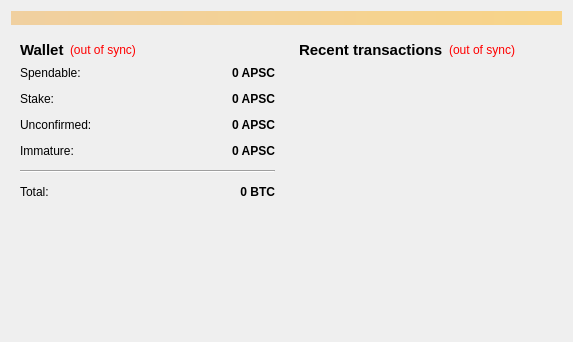
<?xml version="1.0" encoding="UTF-8"?>
<ui version="4.0">
 <class>OverviewPage</class>
 <widget class="QWidget" name="OverviewPage">
  <property name="geometry">
   <rect>
    <x>0</x>
    <y>0</y>
    <width>573</width>
    <height>342</height>
   </rect>
  </property>
  <property name="windowTitle">
   <string>Form</string>
  </property>
  <layout class="QVBoxLayout" name="topLayout">
   <item>
    <widget class="QLabel" name="labelAlerts">
     <property name="visible">
      <bool>false</bool>
     </property>
     <property name="styleSheet">
      <string notr="true">background-color: qlineargradient(x1: 0, y1: 0, x2: 1, y2: 0, stop:0 #F0D0A0, stop:1 #F8D488);  color:#000000
</string>
     </property>
     <property name="wordWrap">
      <bool>true</bool>
     </property>
     <property name="margin">
      <number>3</number>
     </property>
    </widget>
   </item>
   <item>
    <layout class="QHBoxLayout" name="horizontalLayout" stretch="1,1">
     <item>
      <layout class="QVBoxLayout" name="verticalLayout_2">
       <item>
        <widget class="QWidget" name="widget" native="true">
         <layout class="QVBoxLayout" name="verticalLayout_4">
          <item>
           <layout class="QHBoxLayout" name="horizontalLayout_4">
            <item>
             <widget class="QLabel" name="label_5">
              <property name="font">
               <font>
                <pointsize>11</pointsize>
                <weight>75</weight>
                <bold>true</bold>
               </font>
              </property>
              <property name="text">
               <string>Wallet</string>
              </property>
             </widget>
            </item>
            <item>
             <widget class="QLabel" name="labelWalletStatus">
              <property name="toolTip">
               <string>The displayed information may be out of date. Your wallet automatically synchronizes with the Agora network after a connection is established, but this process has not completed yet.</string>
              </property>
              <property name="styleSheet">
               <string notr="true">QLabel { color: red; }</string>
              </property>
              <property name="text">
               <string notr="true">(out of sync)</string>
              </property>
              <property name="alignment">
               <set>Qt::AlignLeading|Qt::AlignLeft|Qt::AlignVCenter</set>
              </property>
             </widget>
            </item>
            <item>
             <spacer name="horizontalSpacer_2">
              <property name="orientation">
               <enum>Qt::Horizontal</enum>
              </property>
              <property name="sizeHint" stdset="0">
               <size>
                <width>40</width>
                <height>20</height>
               </size>
              </property>
             </spacer>
            </item>
           </layout>
          </item>
          <item>
           <layout class="QFormLayout" name="formLayout_2">
            <property name="fieldGrowthPolicy">
             <enum>QFormLayout::AllNonFixedFieldsGrow</enum>
            </property>
            <property name="horizontalSpacing">
             <number>12</number>
            </property>
            <property name="verticalSpacing">
             <number>12</number>
            </property>
            <item row="0" column="0">
             <widget class="QLabel" name="label">
              <property name="text">
               <string>Spendable:</string>
              </property>
             </widget>
            </item>
            <item row="0" column="1">
             <widget class="QLabel" name="labelBalance">
              <property name="font">
               <font>
                <weight>75</weight>
                <bold>true</bold>
               </font>
              </property>
              <property name="cursor">
               <cursorShape>IBeamCursor</cursorShape>
              </property>
              <property name="toolTip">
               <string>Your current spendable balance</string>
              </property>
              <property name="text">
               <string notr="true">0 APSC</string>
              </property>
              <property name="alignment">
               <set>Qt::AlignRight|Qt::AlignTrailing|Qt::AlignVCenter</set>
              </property>
              <property name="textInteractionFlags">
               <set>Qt::LinksAccessibleByMouse|Qt::TextSelectableByKeyboard|Qt::TextSelectableByMouse</set>
              </property>
             </widget>
            </item>
            <item row="1" column="0">
             <widget class="QLabel" name="label_6">
              <property name="text">
               <string>Stake:</string>
              </property>
             </widget>
            </item>
            <item row="1" column="1">
             <widget class="QLabel" name="labelStake">
              <property name="font">
               <font>
                <weight>75</weight>
                <bold>true</bold>
               </font>
              </property>
              <property name="cursor">
               <cursorShape>IBeamCursor</cursorShape>
              </property>
              <property name="toolTip">
               <string>Total of coins that was staked, and do not yet count toward the current balance</string>
              </property>
              <property name="text">
               <string notr="true">0 APSC</string>
              </property>
              <property name="alignment">
               <set>Qt::AlignRight|Qt::AlignTrailing|Qt::AlignVCenter</set>
              </property>
              <property name="textInteractionFlags">
               <set>Qt::LinksAccessibleByMouse|Qt::TextSelectableByKeyboard|Qt::TextSelectableByMouse</set>
              </property>
             </widget>
            </item>
            <item row="2" column="0">
             <widget class="QLabel" name="label_3">
              <property name="text">
               <string>Unconfirmed:</string>
              </property>
             </widget>
            </item>
            <item row="2" column="1">
             <widget class="QLabel" name="labelUnconfirmed">
              <property name="font">
               <font>
                <weight>75</weight>
                <bold>true</bold>
               </font>
              </property>
              <property name="cursor">
               <cursorShape>IBeamCursor</cursorShape>
              </property>
              <property name="toolTip">
               <string>Total of transactions that have yet to be confirmed, and do not yet count toward the current balance</string>
              </property>
              <property name="text">
               <string notr="true">0 APSC</string>
              </property>
              <property name="alignment">
               <set>Qt::AlignRight|Qt::AlignTrailing|Qt::AlignVCenter</set>
              </property>
              <property name="textInteractionFlags">
               <set>Qt::LinksAccessibleByMouse|Qt::TextSelectableByKeyboard|Qt::TextSelectableByMouse</set>
              </property>
             </widget>
            </item>
            <item row="3" column="0">
             <widget class="QLabel" name="labelImmatureText">
              <property name="text">
               <string>Immature:</string>
              </property>
             </widget>
            </item>
            <item row="3" column="1">
             <widget class="QLabel" name="labelImmature">
              <property name="font">
               <font>
                <weight>75</weight>
                <bold>true</bold>
               </font>
              </property>
              <property name="toolTip">
               <string>Mined balance that has not yet matured</string>
              </property>
              <property name="text">
               <string notr="true">0 APSC</string>
              </property>
              <property name="alignment">
               <set>Qt::AlignRight|Qt::AlignTrailing|Qt::AlignVCenter</set>
              </property>
              <property name="textInteractionFlags">
               <set>Qt::LinksAccessibleByMouse|Qt::TextSelectableByKeyboard|Qt::TextSelectableByMouse</set>
              </property>
             </widget>
            </item>
            <item row="4" column="0" colspan="2">
             <widget class="Line" name="line">
              <property name="orientation">
               <enum>Qt::Horizontal</enum>
              </property>
             </widget>
            </item>
            <item row="5" column="0">
             <widget class="QLabel" name="labelTotalText">
              <property name="text">
               <string>Total:</string>
              </property>
             </widget>
            </item>
            <item row="5" column="1">
             <widget class="QLabel" name="labelTotal">
              <property name="font">
               <font>
                <weight>75</weight>
                <bold>true</bold>
               </font>
              </property>
              <property name="cursor">
               <cursorShape>IBeamCursor</cursorShape>
              </property>
              <property name="toolTip">
               <string>Your current total balance</string>
              </property>
              <property name="text">
               <string notr="true">0 BTC</string>
              </property>
              <property name="alignment">
               <set>Qt::AlignRight|Qt::AlignTrailing|Qt::AlignVCenter</set>
              </property>
              <property name="textInteractionFlags">
               <set>Qt::LinksAccessibleByMouse|Qt::TextSelectableByKeyboard|Qt::TextSelectableByMouse</set>
              </property>
             </widget>
            </item>
           </layout>
          </item>
         </layout>
        </widget>
       </item>
       <item>
        <spacer name="verticalSpacer">
         <property name="orientation">
          <enum>Qt::Vertical</enum>
         </property>
         <property name="sizeHint" stdset="0">
          <size>
           <width>20</width>
           <height>40</height>
          </size>
         </property>
        </spacer>
       </item>
      </layout>
     </item>
     <item>
      <layout class="QVBoxLayout" name="verticalLayout_3">
       <item>
        <widget class="QWidget" name="widget_2" native="true">
         <layout class="QVBoxLayout" name="verticalLayout">
          <item>
           <layout class="QHBoxLayout" name="horizontalLayout_2">
            <item>
             <widget class="QLabel" name="label_4">
              <property name="font">
               <font>
                <pointsize>11</pointsize>
                <weight>75</weight>
                <bold>true</bold>
               </font>
              </property>
              <property name="text">
               <string>&lt;b&gt;Recent transactions&lt;/b&gt;</string>
              </property>
             </widget>
            </item>
            <item>
             <widget class="QLabel" name="labelTransactionsStatus">
              <property name="toolTip">
               <string>The displayed information may be out of date. Your wallet automatically synchronizes with the Agora network after a connection is established, but this process has not completed yet.</string>
              </property>
              <property name="styleSheet">
               <string notr="true">QLabel { color: red; }</string>
              </property>
              <property name="text">
               <string notr="true">(out of sync)</string>
              </property>
              <property name="alignment">
               <set>Qt::AlignRight|Qt::AlignTrailing|Qt::AlignVCenter</set>
              </property>
             </widget>
            </item>
            <item>
             <spacer name="horizontalSpacer">
              <property name="orientation">
               <enum>Qt::Horizontal</enum>
              </property>
              <property name="sizeHint" stdset="0">
               <size>
                <width>40</width>
                <height>20</height>
               </size>
              </property>
             </spacer>
            </item>
           </layout>
          </item>
          <item>
           <widget class="QListView" name="listTransactions">
            <property name="styleSheet">
             <string notr="true">QListView { background: transparent; }</string>
            </property>
            <property name="frameShape">
             <enum>QFrame::NoFrame</enum>
            </property>
            <property name="verticalScrollBarPolicy">
             <enum>Qt::ScrollBarAlwaysOff</enum>
            </property>
            <property name="horizontalScrollBarPolicy">
             <enum>Qt::ScrollBarAlwaysOff</enum>
            </property>
            <property name="selectionMode">
             <enum>QAbstractItemView::NoSelection</enum>
            </property>
           </widget>
          </item>
         </layout>
        </widget>
       </item>
      </layout>
     </item>
    </layout>
   </item>
  </layout>
 </widget>
 <resources/>
 <connections/>
</ui>
